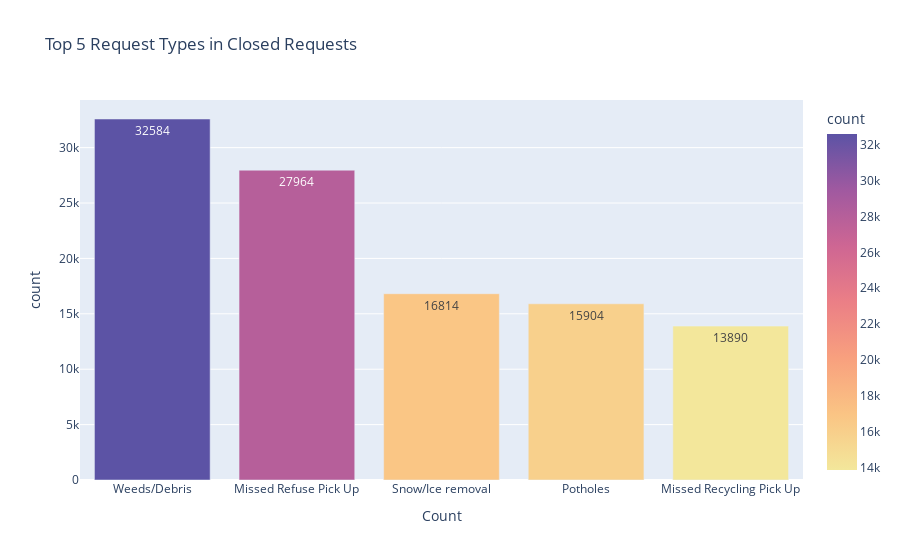
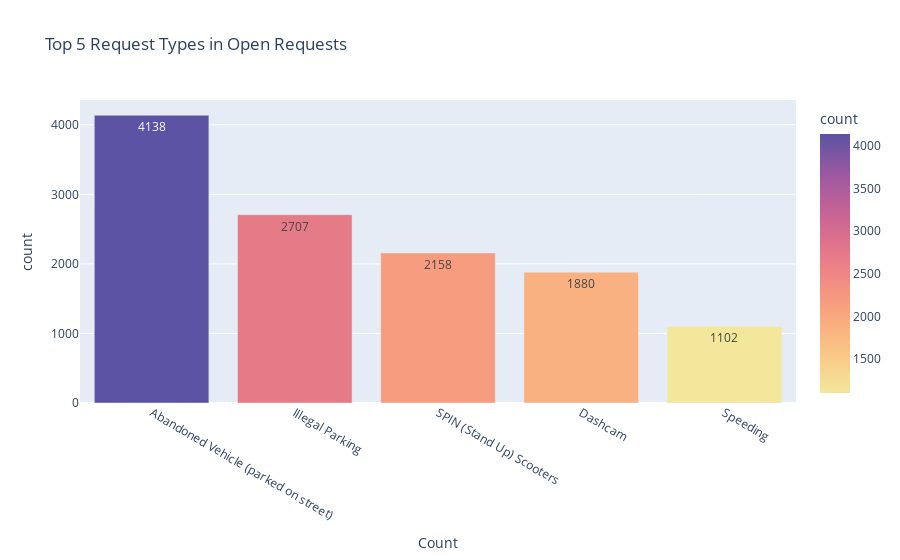
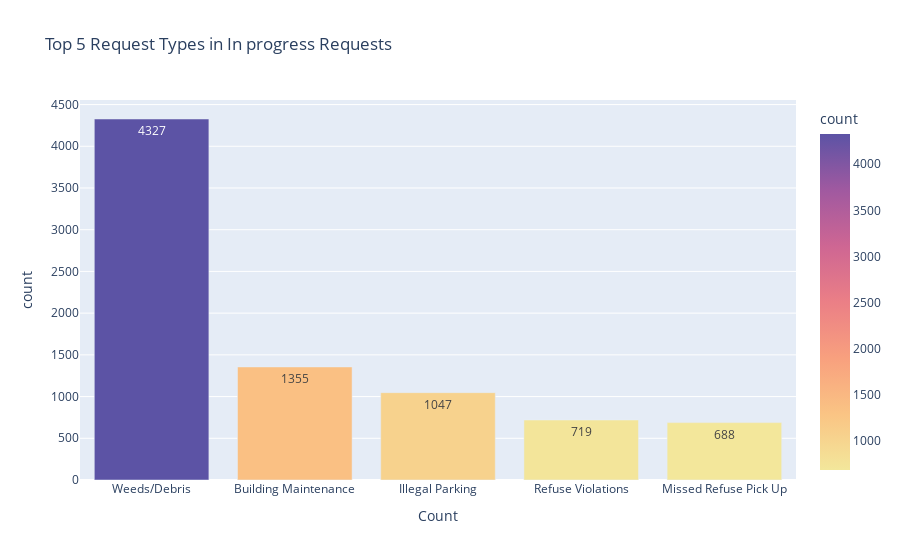

The code cell stored with these charts, in order, in its notebook:
### Code cell
# Visualize the top 5 'request_type_name'

# Function to create bar charts for top 5 request types
def plot_top_request_types(df, status_name):
    top_request_types = df['request_type_name'].value_counts().head(5).reset_index()
    fig = px.bar(
        top_request_types,
        x='request_type_name',
        y='count',
        labels={'index': 'Request Type Name', 'request_type_name': 'Count'},
        title=f'Top 5 Request Types in {status_name.capitalize()} Requests',
        orientation='v',
        color='count',
        color_continuous_scale=px.colors.sequential.Sunset,
        text='count'
    )
    fig.update_layout()
    fig.show()

# Plot for Closed Requests
plot_top_request_types(df_closed, 'closed')

# Plot for Open Requests
plot_top_request_types(df_open, 'open')

# Plot for In Progress Requests
plot_top_request_types(df_in_progress, 'in progress')

### Figure 1 — Plotly figure (JSON) as saved in the notebook; plotly's stock layout.template omitted (floating-point values rounded to 4 significant figures)
{"data": [{"hovertemplate": "Count=%{x}<br>count=%{marker.color}<extra></extra>", "legendgroup": "", "marker": {"color": [32584, 27964, 16814, 15904, 13890], "coloraxis": "coloraxis", "pattern": {"shape": ""}}, "name": "", "orientation": "v", "showlegend": false, "text": [32580.0, 27960.0, 16810.0, 15900.0, 13890.0], "textposition": "auto", "type": "bar", "x": ["Weeds/Debris", "Missed Refuse Pick Up", "Snow/Ice removal", "Potholes", "Missed Recycling Pick Up"], "xaxis": "x", "y": [32584, 27964, 16814, 15904, 13890], "yaxis": "y"}], "layout": {"barmode": "relative", "coloraxis": {"colorbar": {"title": {"text": "count"}}, "colorscale": [[0, "rgb(243, 231, 155)"], [0.1667, "rgb(250, 196, 132)"], [0.3333, "rgb(248, 160, 126)"], [0.5, "rgb(235, 127, 134)"], [0.6667, "rgb(206, 102, 147)"], [0.8333, "rgb(160, 89, 160)"], [1, "rgb(92, 83, 165)"]]}, "legend": {"tracegroupgap": 0}, "title": {"text": "Top 5 Request Types in Closed Requests"}, "xaxis": {"anchor": "y", "domain": [0, 1], "title": {"text": "Count"}}, "yaxis": {"anchor": "x", "domain": [0, 1], "title": {"text": "count"}}}}

### Figure 2 — Plotly figure (JSON) as saved in the notebook; plotly's stock layout.template omitted (floating-point values rounded to 4 significant figures)
{"data": [{"hovertemplate": "Count=%{x}<br>count=%{marker.color}<extra></extra>", "legendgroup": "", "marker": {"color": [4138, 2707, 2158, 1880, 1102], "coloraxis": "coloraxis", "pattern": {"shape": ""}}, "name": "", "orientation": "v", "showlegend": false, "text": [4138.0, 2707.0, 2158.0, 1880.0, 1102.0], "textposition": "auto", "type": "bar", "x": ["Abandoned Vehicle (parked on street)", "Illegal Parking", "SPIN (Stand Up) Scooters", "Dashcam", "Speeding"], "xaxis": "x", "y": [4138, 2707, 2158, 1880, 1102], "yaxis": "y"}], "layout": {"barmode": "relative", "coloraxis": {"colorbar": {"title": {"text": "count"}}, "colorscale": [[0, "rgb(243, 231, 155)"], [0.1667, "rgb(250, 196, 132)"], [0.3333, "rgb(248, 160, 126)"], [0.5, "rgb(235, 127, 134)"], [0.6667, "rgb(206, 102, 147)"], [0.8333, "rgb(160, 89, 160)"], [1, "rgb(92, 83, 165)"]]}, "legend": {"tracegroupgap": 0}, "title": {"text": "Top 5 Request Types in Open Requests"}, "xaxis": {"anchor": "y", "domain": [0, 1], "title": {"text": "Count"}}, "yaxis": {"anchor": "x", "domain": [0, 1], "title": {"text": "count"}}}}

### Figure 3 — Plotly figure (JSON) as saved in the notebook; plotly's stock layout.template omitted (floating-point values rounded to 4 significant figures)
{"data": [{"hovertemplate": "Count=%{x}<br>count=%{marker.color}<extra></extra>", "legendgroup": "", "marker": {"color": [4327, 1355, 1047, 719, 688], "coloraxis": "coloraxis", "pattern": {"shape": ""}}, "name": "", "orientation": "v", "showlegend": false, "text": [4327.0, 1355.0, 1047.0, 719.0, 688.0], "textposition": "auto", "type": "bar", "x": ["Weeds/Debris", "Building Maintenance", "Illegal Parking", "Refuse Violations", "Missed Refuse Pick Up"], "xaxis": "x", "y": [4327, 1355, 1047, 719, 688], "yaxis": "y"}], "layout": {"barmode": "relative", "coloraxis": {"colorbar": {"title": {"text": "count"}}, "colorscale": [[0, "rgb(243, 231, 155)"], [0.1667, "rgb(250, 196, 132)"], [0.3333, "rgb(248, 160, 126)"], [0.5, "rgb(235, 127, 134)"], [0.6667, "rgb(206, 102, 147)"], [0.8333, "rgb(160, 89, 160)"], [1, "rgb(92, 83, 165)"]]}, "legend": {"tracegroupgap": 0}, "title": {"text": "Top 5 Request Types in In progress Requests"}, "xaxis": {"anchor": "y", "domain": [0, 1], "title": {"text": "Count"}}, "yaxis": {"anchor": "x", "domain": [0, 1], "title": {"text": "count"}}}}
